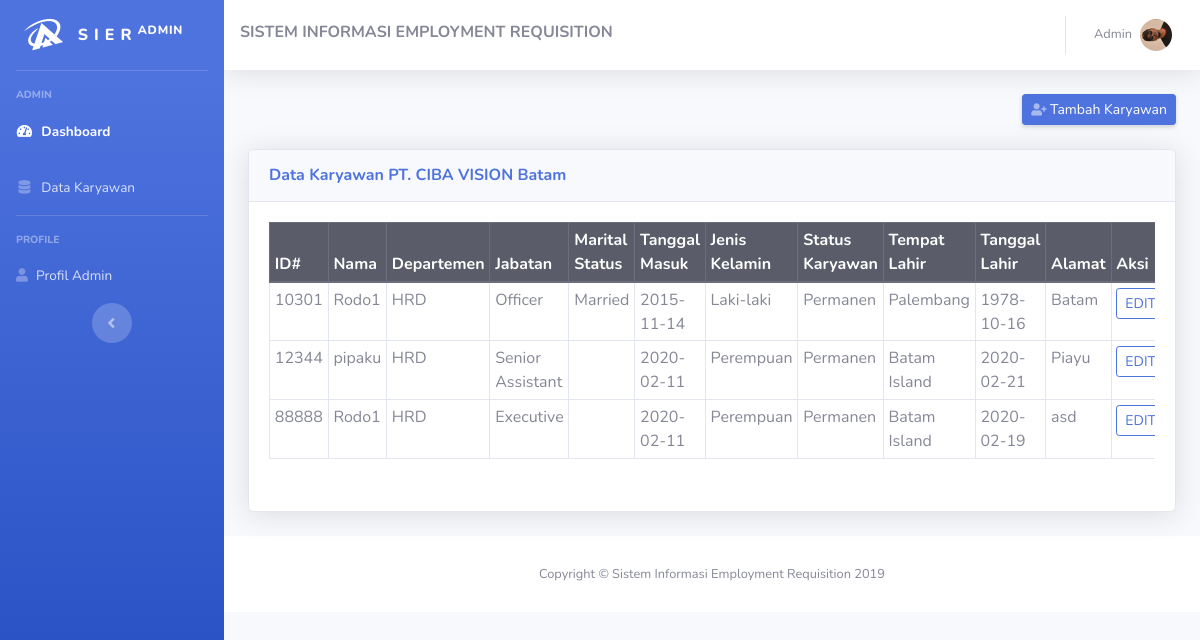
Before: /admin/list-karyawan.php (signed in) with the older database file.
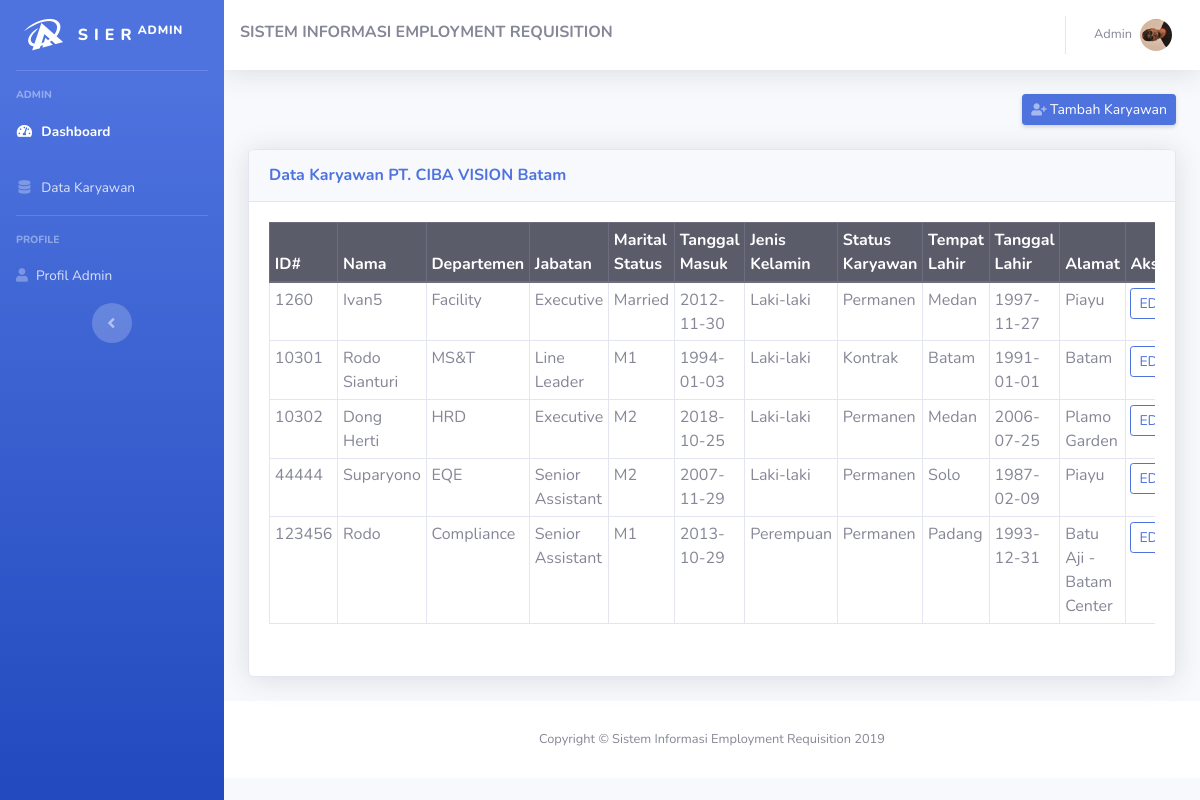
After: the same page with the newer database file.
### tables this page shows
CREATE TABLE `karyawan` (
  `id_karyawan` int(11) NOT NULL,
  `id_dept` int(11) DEFAULT NULL,
  `username` varchar(50) DEFAULT NULL,
  `password` varchar(50) DEFAULT NULL,
  `nama` varchar(50) DEFAULT NULL,
  `jabatan` varchar(50) DEFAULT NULL,
  `marital_status` varchar(50) DEFAULT NULL,
  `tanggal_masuk` date DEFAULT NULL,
  `jenis_kelamin` varchar(20) DEFAULT NULL,
  `status_karyawan` varchar(50) DEFAULT NULL,
  `tempat_lahir` varchar(50) DEFAULT NULL,
  `tanggal_lahir` date DEFAULT NULL,
  `alamat` text,
  `email` varchar(50) DEFAULT NULL,
  `no_telepon` varchar(20) DEFAULT NULL,
  `foto` varchar(200) DEFAULT NULL,
  `hak_akses` enum('admin','pic','manager','karyawan') DEFAULT NULL
);

CREATE TABLE `departemen` (
  `id_dept` int(11) NOT NULL,
  `nama_dept` varchar(50) NOT NULL,
  `cost_center` varchar(50) NOT NULL
);

CREATE TABLE `jabatan` (
  `id_jabatan` int(11) NOT NULL,
  `nama` varchar(100) NOT NULL
);

CREATE TABLE `marital_status` (
  `id_marital` int(11) NOT NULL,
  `nama` varchar(100) NOT NULL
);

### admin/list-karyawan.php (the view, shortened to what this page needs)
<?php
include "../config/conn.php";
$stm = $pdo_conn->prepare(
  "SELECT `id_karyawan`, `username`, karyawan.`nama`, jabatan.nama as `jabatan`, `tanggal_masuk`, `jenis_kelamin`, `status_karyawan`, `tempat_lahir`, `tanggal_lahir`, `alamat`, `email`, `no_telepon`, departemen.nama_dept , marital_status.nama as marital_status
     FROM `karyawan`
     LEFT JOIN departemen ON karyawan.id_dept = departemen.id_dept
     LEFT JOIN jabatan ON karyawan.jabatan = jabatan.id_jabatan
     LEFT JOIN marital_status ON karyawan.marital_status = marital_status.id_marital"
);
$stm->execute();
$rows = $stm->fetchAll(PDO::FETCH_ASSOC);
?>
<!DOCTYPE html>
<html lang="en">
<head>
  <link href="../assets/vendor/fontawesome-free/css/all.min.css" rel="stylesheet" type="text/css">
  <link href="../assets/css/sb-admin-2.min.css" rel="stylesheet">
</head>
<body id="page-top">
  <div id="wrapper">
      <?php
      include "../components/sidebar.php";
      ?>
  <div id="content-wrapper" class="d-flex flex-column">
  <div id="content">
      <?php
      include "../components/navbar.php";
      ?>
  <div class="container-fluid">
  <div class="d-sm-flex align-items-center justify-content-between mb-4">
    <a href="tambah-karyawan.php" class="d-none d-sm-inline-block btn btn-sm btn-primary shadow-sm">
      <i class="fas  fa-user-plus fa-sm text-white-50"></i> Tambah Karyawan </a>
  </div>
  <div class="card shadow mb-4">
    <div class="card-header py-3">
      <h6 class="m-0 font-weight-bold text-primary">Data Karyawan PT. CIBA VISION Batam</h6>
    </div>
      <div class="card-body">
        <div class="table table-hover table-responsive">
          <table class="table table-bordered table-sm" id="dataTable" width="100%" cellspacing="10">
      <thead class="thead-dark">
        <div class="row justify-content-md-center">
          <tr role="row">
            <th>ID#</th>
            <th>Nama</th>
            <th>Departemen</th>
            <th>Jabatan</th>
            <th>Marital Status</th>
            <th>Tanggal Masuk</th>
            <th>Jenis Kelamin</th>
            <th>Status Karyawan</th>
            <th>Tempat Lahir</th>
            <th>Tanggal Lahir</th>
            <th>Alamat</th>
            <th class="" colspan="2" style="width: 157px;">Aksi</th>
          </tr>
        </thead>
          <tbody>
            <?php
            foreach ($rows as $row) {
            echo ('
            <tr>
            <td>' . $row['id_karyawan'] . '</td>
            <td>' . $row['nama'] . '</td>
            <td>' . $row["nama_dept"] . '</td>
            <td>' . $row["jabatan"] . '</td>
            <td>' . $row["marital_status"] . '</td>
            <td>' . $row["tanggal_masuk"] . '</td>
            <td>' . $row["jenis_kelamin"] . '</td>
            <td>' . $row["status_karyawan"] . '</td>
            <td>' . $row["tempat_lahir"] . '</td>
            <td>' . $row["tanggal_lahir"] . '</td>
            <td>' . $row["alamat"] . '</td>
            <td> <a class="btn btn-outline-primary btn-sm" href="./detail-karyawan.php?id=' .
                    $row["id_karyawan"] . '">EDIT</a></td>
            <td> <a class="btn btn-outline-danger btn-sm" href="../actions/delete-karyawan-action.php?id_karyawan=
                ' . $row["id_karyawan"] . '">HAPUS</Tambah></td>
            </tr> ');
            }
            ?>
          </tbody>
        </table>
      </div>
    </div>
  </div>
  </div>
  </div>
  <footer class="sticky-footer bg-white">
    <div class="container my-auto">
      <div class="copyright text-center my-auto">
        <span>Copyright &copy; Sistem Informasi Employment Requisition 2019</span>
      </div>
    </div>
  </footer>
  </div>
  </div>
</body>
</html>

### components/sidebar.php
<ul class="navbar-nav bg-gradient-primary sidebar sidebar-dark accordion" id="accordionSidebar">
  <a class="sidebar-brand d-flex align-items-center justify-content-center" href="./">
    <div class="sidebar-brand-icon rotate-n-15">
      <i class="fab fa-asymmetrik"></i>
    </div>
    <div class="sidebar-brand-text mx-3">S I E R <sup>ADMIN</sup></div>
  </a>
  <hr class="sidebar-divider">
  <div class="sidebar-heading">
    Admin
  </div>
  <li class="nav-item active">
    <a class="nav-link" href="./">
      <i class="fas fa-fw fa-tachometer-alt"></i>
      <span>Dashboard</span>
    </a>
  </li>
  <li class="nav-item">
    <a class="nav-link collapsed" href="./list-karyawan.php">
      <i class="fas fa-fw fa-database"></i>
      <span> Data Karyawan </span>
    </a>
  </li>
  <hr class="sidebar-divider">
  <div class="sidebar-heading" a class="nav-link collapsed">Profile</div>
  <li class="nav-item">
    <a class="nav-link collapsed" href="profile.php">
      <i class="fas fa-user"></i>
      <span> Profil Admin</span>
    </a>
  </li>
  <div class="text-center d-none d-md-inline">
    <button class="rounded-circle border-0" id="sidebarToggle"></button>
  </div>
</ul>

### components/navbar.php (shortened to what this page needs)
<div id="content-wrapper" class="d-flex flex-column">
<div id="content">
<nav class="navbar navbar-expand navbar-light bg-white topbar mb-4 static-top shadow">
  <p class="font-weight-bold"
      style="margin-top: 10px"> SISTEM INFORMASI EMPLOYMENT REQUISITION </p>
  <ul class="navbar-nav ml-auto">
  <li class="nav-item dropdown no-arrow">
    <a class="nav-link dropdown-toggle" href="#" id="userDropdown" role="button" data-toggle="dropdown" aria-haspopup="true" aria-expanded="false">
      <span class="mr-2 d-none d-lg-inline text-gray-600 small">Admin</span>
      <img class="img-profile rounded-circle" src="../img/me.JPG">
    </a>
    </li>
  </ul>
</nav>

Changed rows visible on the page:
removed karyawan: id_karyawan "12344", nama "pipaku", id_dept.nama_dept "HRD", jabatan.nama "Senior Assistant", tanggal_masuk "2020-02-11", jenis_kelamin "Perempuan", status_karyawan "Permanen", tempat_lahir "Batam Island", tanggal_lahir "2020-02-21", alamat "Piayu"
removed karyawan: id_karyawan "88888", nama "Rodo1", id_dept.nama_dept "HRD", jabatan.nama "Executive", tanggal_masuk "2020-02-11", jenis_kelamin "Perempuan", status_karyawan "Permanen", tempat_lahir "Batam Island", tanggal_lahir "2020-02-19", alamat "asd"
added karyawan: id_karyawan "1260", nama "Ivan5", id_dept.nama_dept "Facility", jabatan.nama "Executive", marital_status.nama "Married", tanggal_masuk "2012-11-30", jenis_kelamin "Laki-laki", status_karyawan "Permanen", tempat_lahir "Medan", tanggal_lahir "1997-11-27", alamat "Piayu"
changed karyawan "Batam": nama "Rodo1" → "Rodo Sianturi"; id_dept.nama_dept "HRD" → "MS&T"; jabatan.nama "Officer" → "Line Leader"; marital_status.nama "Married" → "M1"; tanggal_masuk "2015-11-14" → "1994-01-03"; status_karyawan "Permanen" → "Kontrak"; tempat_lahir "Palembang" → "Batam"; tanggal_lahir "1978-10-16" → "1991-01-01"
added karyawan: id_karyawan "10302", nama "Dong Herti", id_dept.nama_dept "HRD", jabatan.nama "Executive", marital_status.nama "M2", tanggal_masuk "2018-10-25", jenis_kelamin "Laki-laki", status_karyawan "Permanen", tempat_lahir "Medan", tanggal_lahir "2006-07-25", alamat "Plamo Garden"
added karyawan: id_karyawan "44444", nama "Suparyono", id_dept.nama_dept "EQE", jabatan.nama "Senior Assistant", marital_status.nama "M2", tanggal_masuk "2007-11-29", jenis_kelamin "Laki-laki", status_karyawan "Permanen", tempat_lahir "Solo", tanggal_lahir "1987-02-09", alamat "Piayu"
added karyawan: id_karyawan "123456", nama "Rodo", id_dept.nama_dept "Compliance", jabatan.nama "Senior Assistant", marital_status.nama "M1", tanggal_masuk "2013-10-29", jenis_kelamin "Perempuan", status_karyawan "Permanen", tempat_lahir "Padang", tanggal_lahir "1993-12-31", alamat "Batu Aji - Batam Center"
